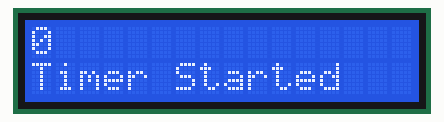
Recording of a sketch running on a simulated ESP32. Parts: 16×2 character LCD. WiFi joins after 1.5 s; servers stay silent unless stated; the local clock reads 2024-03-15 10:24:30 at power-on unless the sketch sets it; what the sketch prints to the serial monitor is not drawn.

Above: at 3.6 s.
At 7.7 s:
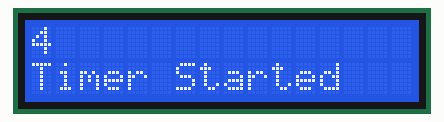
At 12.8 s:
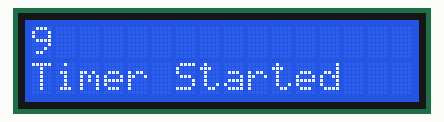
At 20.9 s:
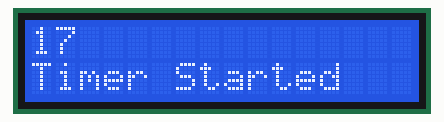
At 29.0 s:
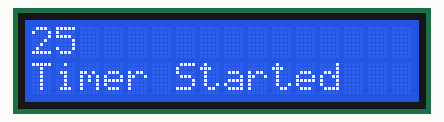
At 38.1 s:
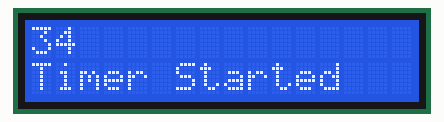

The sketch:

Timer20_Display.ino
```cpp
#include <Wire.h>
#include <LiquidCrystal_I2C.h>
LiquidCrystal_I2C lcd(0x3F, 16, 2);

#include <WiFi.h>
#include "time.h"
const char* ssid       = "speechbee";
const char* password   = "speechbee";

const char* ntpServer = "pool.ntp.org";
const long  gmtOffset_sec = 3600 * 5.5;
const int   daylightOffset_sec = 0;

/////////////////////////////////////////////////////////////////////////////////////////////////////
////////////////////////////                   Void Setup                  //////////////////////////
/////////////////////////////////////////////////////////////////////////////////////////////////////

void setup() {
  ////// Setting the basic display //////
  Serial.begin(9600);
  lcd.begin();
  lcd.backlight();

  ////// Setting up the wifi connection fpt NTP //////
  Serial.printf("Connecting to %s ", ssid);
  WiFi.begin(ssid, password);
  while (WiFi.status() != WL_CONNECTED) {
    delay(500);
    Serial.print(".");
  }
  Serial.println(" CONNECTED");

  //init and get the time
  configTime(gmtOffset_sec, daylightOffset_sec, ntpServer);


  //disconnect WiFi as it's no longer needed
  WiFi.disconnect(true);
  WiFi.mode(WIFI_OFF);
}

/////////////////////////////////////////////////////////////////////////////////////////////////////
////////////////////////////                   Void Loop                   //////////////////////////
/////////////////////////////////////////////////////////////////////////////////////////////////////

void loop() {
  delay(1000);
  lcd.clear();
  timer20min();
}


/////////////////////////////////////////////////////////////////////////////////////////////////////
//////////////////////////////////// Function for 2 Minutes Timer //////////////////////////////////
/////////////////////////////////////////////////////////////////////////////////////////////////////

int c_min = 0;

void timer20min()
{

  for (c_min=0;c_min<=2*60;c_min++){
    delay(1000);
    lcd.setCursor(0, 0);
    lcd.print(c_min);
    lcd.setCursor(0, 1);
    lcd.print("Timer Started");
  }
}
```

Measured:
- what the display in image 0 shows lasts 1.0 s, from 3.6 s to 4.6 s
